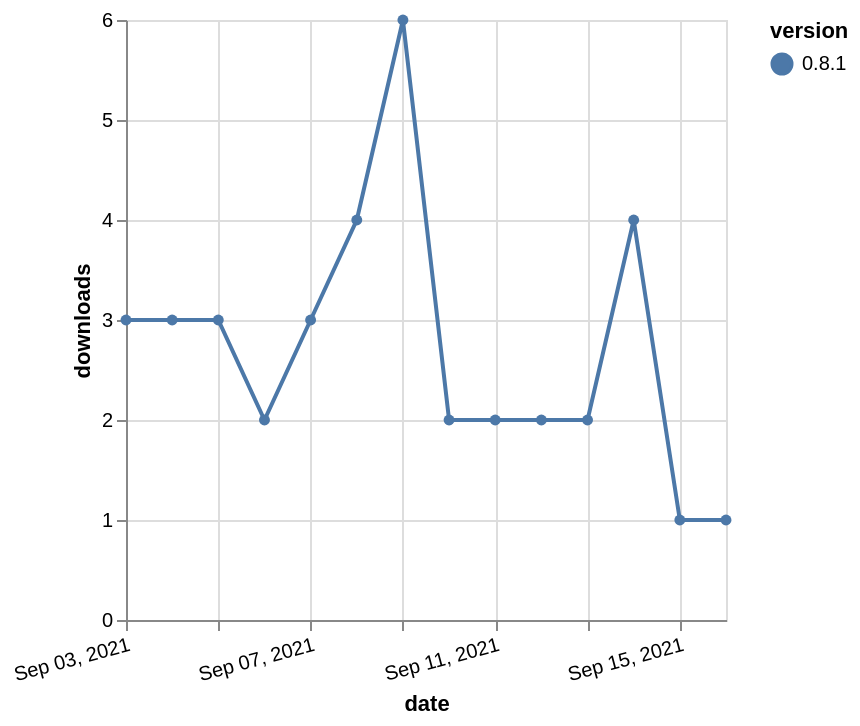

Vega-Lite specification for this chart:
### Vega-Lite specification from a JSON file in a GitHub repository (floating-point values rounded to 4 significant figures)
{"$schema": "https://vega.github.io/schema/vega-lite/v5.json", "description": "A simple bar chart with embedded data.", "data": {"values": [{"date": "2021-09-03", "total": 570, "delta": 3, "version": "0.8.1"}, {"date": "2021-09-04", "total": 573, "delta": 3, "version": "0.8.1"}, {"date": "2021-09-05", "total": 576, "delta": 3, "version": "0.8.1"}, {"date": "2021-09-06", "total": 578, "delta": 2, "version": "0.8.1"}, {"date": "2021-09-07", "total": 581, "delta": 3, "version": "0.8.1"}, {"date": "2021-09-08", "total": 585, "delta": 4, "version": "0.8.1"}, {"date": "2021-09-09", "total": 591, "delta": 6, "version": "0.8.1"}, {"date": "2021-09-10", "total": 593, "delta": 2, "version": "0.8.1"}, {"date": "2021-09-11", "total": 595, "delta": 2, "version": "0.8.1"}, {"date": "2021-09-12", "total": 597, "delta": 2, "version": "0.8.1"}, {"date": "2021-09-13", "total": 599, "delta": 2, "version": "0.8.1"}, {"date": "2021-09-14", "total": 603, "delta": 4, "version": "0.8.1"}, {"date": "2021-09-15", "total": 604, "delta": 1, "version": "0.8.1"}, {"date": "2021-09-16", "total": 605, "delta": 1, "version": "0.8.1"}]}, "width": "container", "mark": {"type": "line", "point": {"filled": true}}, "encoding": {"x": {"field": "date", "type": "temporal", "timeUnit": "yearmonthdate", "title": "date", "axis": {"labelAngle": -15}}, "y": {"field": "delta", "type": "quantitative", "title": "downloads"}, "color": {"field": "version", "type": "nominal"}, "tooltip": {"field": "delta"}}}
